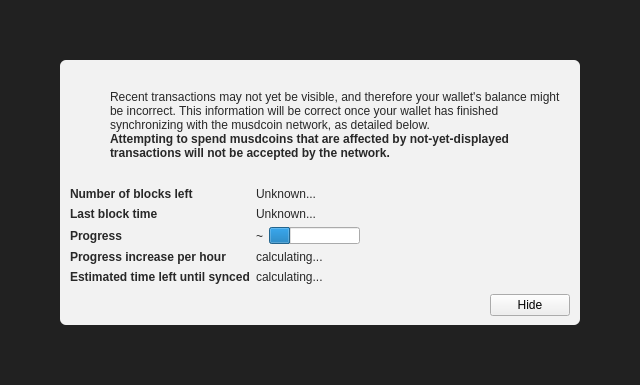
<?xml version="1.0" encoding="UTF-8"?>
<ui version="4.0">
 <class>ModalOverlay</class>
 <widget class="ModalOverlay" name="ModalOverlay">
  <property name="geometry">
   <rect>
    <x>0</x>
    <y>0</y>
    <width>640</width>
    <height>385</height>
   </rect>
  </property>
  <property name="windowTitle">
   <string>Form</string>
  </property>
  <layout class="QVBoxLayout" name="verticalLayout" stretch="0">
   <property name="sizeConstraint">
    <enum>QLayout::SetDefaultConstraint</enum>
   </property>
   <property name="leftMargin">
    <number>0</number>
   </property>
   <property name="topMargin">
    <number>0</number>
   </property>
   <property name="rightMargin">
    <number>0</number>
   </property>
   <property name="bottomMargin">
    <number>0</number>
   </property>
   <item>
    <widget class="QWidget" name="bgWidget" native="true">
     <property name="styleSheet">
      <string notr="true">#bgWidget { background: rgba(0,0,0,220); }</string>
     </property>
     <layout class="QVBoxLayout" name="verticalLayoutMain" stretch="1">
      <property name="leftMargin">
       <number>60</number>
      </property>
      <property name="topMargin">
       <number>60</number>
      </property>
      <property name="rightMargin">
       <number>60</number>
      </property>
      <property name="bottomMargin">
       <number>60</number>
      </property>
      <item>
       <widget class="QWidget" name="contentWidget" native="true">
        <property name="styleSheet">
         <string notr="true">#contentWidget { background: rgba(255,255,255,240); border-radius: 6px; }

QLabel { color: rgb(40,40,40);  }</string>
        </property>
        <layout class="QVBoxLayout" name="verticalLayoutSub" stretch="1,0,0,0">
         <property name="spacing">
          <number>0</number>
         </property>
         <property name="leftMargin">
          <number>10</number>
         </property>
         <property name="topMargin">
          <number>10</number>
         </property>
         <property name="rightMargin">
          <number>10</number>
         </property>
         <property name="bottomMargin">
          <number>10</number>
         </property>
         <item>
          <layout class="QHBoxLayout" name="horizontalLayoutIconText" stretch="0,1">
           <property name="topMargin">
            <number>20</number>
           </property>
           <item>
            <layout class="QVBoxLayout" name="verticalLayoutIcon">
             <property name="leftMargin">
              <number>0</number>
             </property>
             <item>
              <widget class="QPushButton" name="warningIcon">
               <property name="enabled">
                <bool>false</bool>
               </property>
               <property name="text">
                <string/>
               </property>
               <property name="icon">
                <iconset>
                 <normaloff>:/icons/warning</normaloff>
                 <disabledoff>:/icons/warning</disabledoff>:/icons/warning</iconset>
               </property>
               <property name="iconSize">
                <size>
                 <width>48</width>
                 <height>48</height>
                </size>
               </property>
               <property name="flat">
                <bool>true</bool>
               </property>
              </widget>
             </item>
             <item>
              <spacer name="verticalSpacerWarningIcon">
               <property name="orientation">
                <enum>Qt::Vertical</enum>
               </property>
               <property name="sizeHint" stdset="0">
                <size>
                 <width>20</width>
                 <height>40</height>
                </size>
               </property>
              </spacer>
             </item>
            </layout>
           </item>
           <item>
            <layout class="QVBoxLayout" name="verticalLayoutInfoText">
             <property name="leftMargin">
              <number>0</number>
             </property>
             <property name="topMargin">
              <number>0</number>
             </property>
             <item>
              <widget class="QLabel" name="infoText">
               <property name="text">
                <string>Recent transactions may not yet be visible, and therefore your wallet's balance might be incorrect. This information will be correct once your wallet has finished synchronizing with the musdcoin network, as detailed below.</string>
               </property>
               <property name="textFormat">
                <enum>Qt::RichText</enum>
               </property>
               <property name="wordWrap">
                <bool>true</bool>
               </property>
              </widget>
             </item>
             <item>
              <widget class="QLabel" name="infoTextStrong">
               <property name="font">
                <font>
                 <weight>75</weight>
                 <bold>true</bold>
                </font>
               </property>
               <property name="text">
                <string>Attempting to spend musdcoins that are affected by not-yet-displayed transactions will not be accepted by the network.</string>
               </property>
               <property name="textFormat">
                <enum>Qt::RichText</enum>
               </property>
               <property name="wordWrap">
                <bool>true</bool>
               </property>
              </widget>
             </item>
             <item>
              <spacer name="verticalSpacerInTextSpace">
               <property name="orientation">
                <enum>Qt::Vertical</enum>
               </property>
               <property name="sizeHint" stdset="0">
                <size>
                 <width>20</width>
                 <height>40</height>
                </size>
               </property>
              </spacer>
             </item>
            </layout>
           </item>
          </layout>
         </item>
         <item>
          <spacer name="verticalSpacerAfterText">
           <property name="orientation">
            <enum>Qt::Vertical</enum>
           </property>
           <property name="sizeHint" stdset="0">
            <size>
             <width>20</width>
             <height>40</height>
            </size>
           </property>
          </spacer>
         </item>
         <item>
          <layout class="QFormLayout" name="formLayout">
           <property name="fieldGrowthPolicy">
            <enum>QFormLayout::FieldsStayAtSizeHint</enum>
           </property>
           <property name="horizontalSpacing">
            <number>6</number>
           </property>
           <property name="verticalSpacing">
            <number>6</number>
           </property>
           <property name="topMargin">
            <number>10</number>
           </property>
           <item row="0" column="0">
            <widget class="QLabel" name="labelNumberOfBlocksLeft">
             <property name="font">
              <font>
               <weight>75</weight>
               <bold>true</bold>
              </font>
             </property>
             <property name="text">
              <string>Number of blocks left</string>
             </property>
            </widget>
           </item>
           <item row="0" column="1">
            <widget class="QLabel" name="numberOfBlocksLeft">
             <property name="text">
              <string>Unknown...</string>
             </property>
            </widget>
           </item>
           <item row="1" column="0">
            <widget class="QLabel" name="labelLastBlockTime">
             <property name="font">
              <font>
               <weight>75</weight>
               <bold>true</bold>
              </font>
             </property>
             <property name="text">
              <string>Last block time</string>
             </property>
            </widget>
           </item>
           <item row="1" column="1">
            <widget class="QLabel" name="newestBlockDate">
             <property name="sizePolicy">
              <sizepolicy hsizetype="Maximum" vsizetype="Preferred">
               <horstretch>0</horstretch>
               <verstretch>0</verstretch>
              </sizepolicy>
             </property>
             <property name="text">
              <string>Unknown...</string>
             </property>
            </widget>
           </item>
           <item row="2" column="0">
            <widget class="QLabel" name="labelSyncDone">
             <property name="font">
              <font>
               <weight>75</weight>
               <bold>true</bold>
              </font>
             </property>
             <property name="text">
              <string>Progress</string>
             </property>
            </widget>
           </item>
           <item row="2" column="1">
            <layout class="QHBoxLayout" name="horizontalLayoutSync" stretch="0,1">
             <item>
              <widget class="QLabel" name="percentageProgress">
               <property name="text">
                <string notr="true">~</string>
               </property>
              </widget>
             </item>
             <item>
              <widget class="QProgressBar" name="progressBar">
               <property name="value">
                <number>24</number>
               </property>
               <property name="format">
                <string/>
               </property>
              </widget>
             </item>
            </layout>
           </item>
           <item row="4" column="0">
            <widget class="QLabel" name="labelProgressIncrease">
             <property name="font">
              <font>
               <weight>75</weight>
               <bold>true</bold>
              </font>
             </property>
             <property name="text">
              <string>Progress increase per hour</string>
             </property>
            </widget>
           </item>
           <item row="4" column="1">
            <widget class="QLabel" name="progressIncreasePerH">
             <property name="text">
              <string>calculating...</string>
             </property>
            </widget>
           </item>
           <item row="5" column="0">
            <widget class="QLabel" name="labelEstimatedTimeLeft">
             <property name="font">
              <font>
               <weight>75</weight>
               <bold>true</bold>
              </font>
             </property>
             <property name="text">
              <string>Estimated time left until synced</string>
             </property>
            </widget>
           </item>
           <item row="5" column="1">
            <widget class="QLabel" name="expectedTimeLeft">
             <property name="text">
              <string>calculating...</string>
             </property>
            </widget>
           </item>
          </layout>
         </item>
         <item>
          <layout class="QHBoxLayout" name="horizontalLayoutButtons">
           <property name="leftMargin">
            <number>10</number>
           </property>
           <property name="topMargin">
            <number>10</number>
           </property>
           <item>
            <spacer name="horizontalSpacer">
             <property name="orientation">
              <enum>Qt::Horizontal</enum>
             </property>
             <property name="sizeHint" stdset="0">
              <size>
               <width>40</width>
               <height>20</height>
              </size>
             </property>
            </spacer>
           </item>
           <item>
            <widget class="QPushButton" name="closeButton">
             <property name="text">
              <string>Hide</string>
             </property>
            </widget>
           </item>
          </layout>
         </item>
        </layout>
       </widget>
      </item>
     </layout>
    </widget>
   </item>
  </layout>
 </widget>
 <customwidgets>
  <customwidget>
   <class>ModalOverlay</class>
   <extends>QWidget</extends>
   <header>modaloverlay.h</header>
   <container>1</container>
  </customwidget>
 </customwidgets>
 <resources/>
 <connections/>
</ui>
